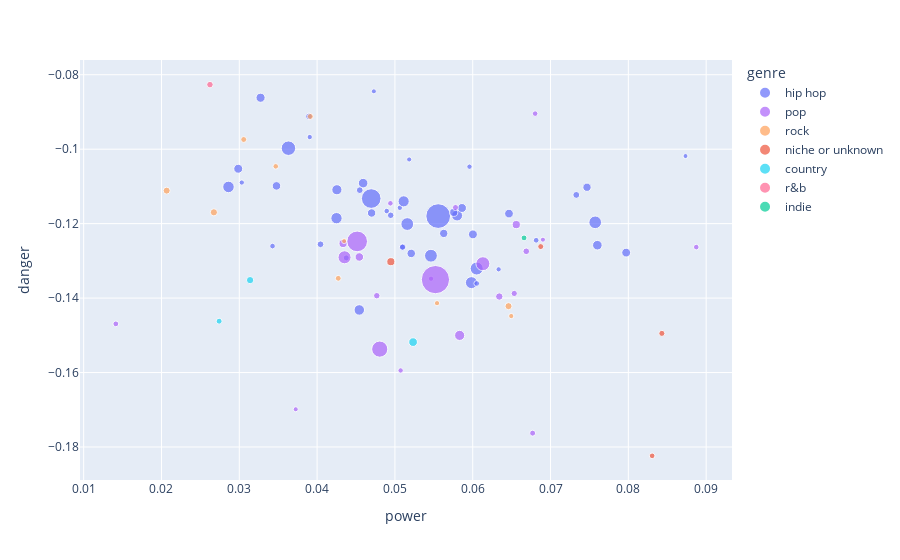

Notebook cell for this chart:
### Code cell
px.scatter(artist_means[artist_means['scored_words']>500], x="power", y="danger", size="scored_words", color='genre', color_discrete_map=color_dict, hover_data=['artist'])

### Figure 1 — Plotly figure (JSON) as saved in the notebook; plotly's stock layout.template omitted (floating-point values rounded to 4 significant figures)
{"data": [{"customdata": [["$uicideboy$"], ["21 Savage"], ["A$AP Rocky"], ["Baby Keem"], ["Brent Faiyaz"], ["Childish Gambino"], ["Coolio"], ["DJ Khaled"], ["Dr. Dre"], ["Drake"], ["Eminem"], ["Fivio Foreign"], ["Frank Ocean"], ["Future"], ["Gunna"], ["J. Cole"], ["JAY-Z"], ["JID"], ["Jack Harlow"], ["Juice WRLD"], ["Kanye West"], ["Kendrick Lamar"], ["Kid Cudi"], ["King Von"], ["Lil Baby"], ["Lil Durk"], ["Lil Nas X"], ["Lil Tjay"], ["Lil Uzi Vert"], ["Lizzo"], ["Mac Miller"], ["Machine Gun Kelly"], ["Megan Thee Stallion"], ["Migos"], ["NAV"], ["Nicki Minaj"], ["Playboi Carti"], ["Polo G"], ["Post Malone"], ["Pusha T"], ["Roddy Ricch"], ["SZA"], ["The Game"], ["The Notorious B.I.G."], ["Trippie Redd"], ["Tyler"], ["XXXTENTACION"], ["Yeat"]], "hovertemplate": "genre=hip hop<br>power=%{x}<br>danger=%{y}<br>scored_words=%{marker.size}<br>artist=%{customdata[0]}<extra></extra>", "legendgroup": "hip hop", "marker": {"color": "#636efa", "size": [2708, 1415, 851, 1486, 1595, 672, 590, 1894, 1499, 7886, 2621, 636, 1448, 3266, 2430, 1626, 658, 938, 3465, 4297, 3368, 12479, 1648, 519, 2933, 967, 1884, 875, 1347, 565, 742, 1649, 1423, 530, 586, 920, 660, 2112, 3330, 2535, 929, 806, 504, 581, 560, 2251, 1709, 1560], "sizemode": "area", "sizeref": 40.87, "symbol": "circle"}, "mode": "markers", "name": "hip hop", "orientation": "v", "showlegend": true, "type": "scatter", "x": [0.02861, 0.07469, 0.05103, 0.0521, 0.07972, 0.06815, 0.05958, 0.04591, 0.03478, 0.04696, 0.04249, 0.04895, 0.04701, 0.07574, 0.05799, 0.06002, 0.03427, 0.03896, 0.06051, 0.03632, 0.05463, 0.05556, 0.05862, 0.04729, 0.05983, 0.07331, 0.07602, 0.04946, 0.05756, 0.03032, 0.04375, 0.02986, 0.05627, 0.05183, 0.05063, 0.04548, 0.06051, 0.04254, 0.05159, 0.05112, 0.04044, 0.05097, 0.08735, 0.03905, 0.06333, 0.04542, 0.03273, 0.06466], "xaxis": "x", "y": [-0.1101, -0.1102, -0.1263, -0.128, -0.1278, -0.1245, -0.1047, -0.1091, -0.1099, -0.1133, -0.1185, -0.1166, -0.1171, -0.1196, -0.1178, -0.1229, -0.126, -0.09119, -0.1321, -0.09973, -0.1286, -0.118, -0.1158, -0.08446, -0.1359, -0.1123, -0.1258, -0.1178, -0.117, -0.109, -0.1292, -0.1053, -0.1226, -0.1028, -0.1158, -0.111, -0.1361, -0.1109, -0.1201, -0.114, -0.1255, -0.1263, -0.1018, -0.09674, -0.1323, -0.1432, -0.08618, -0.1173], "yaxis": "y"}, {"customdata": [["Adele"], ["BLACKPINK"], ["BTS"], ["Beyoncé"], ["Billie Eilish"], ["Calvin Harris"], ["Camila Cabello"], ["Charlie Puth"], ["Coldplay"], ["Conan Gray"], ["Doja Cat"], ["Ed Sheeran"], ["Harry Styles"], ["Isabel LaRosa"], ["Joji"], ["Labrinth"], ["Lana Del Rey"], ["Lewis Capaldi"], ["Olivia Rodrigo"], ["Pharrell Williams"], ["Tate McRae"], ["Taylor Swift"], ["The Weeknd"]], "hovertemplate": "genre=pop<br>power=%{x}<br>danger=%{y}<br>scored_words=%{marker.size}<br>artist=%{customdata[0]}<extra></extra>", "legendgroup": "pop", "marker": {"color": "#ab63fa", "size": [639, 1116, 567, 3984, 1365, 639, 591, 726, 902, 686, 2096, 795, 5337, 522, 1473, 1358, 761, 518, 3468, 637, 852, 16346, 8738], "sizemode": "area", "sizeref": 40.87, "symbol": "circle"}, "mode": "markers", "name": "pop", "orientation": "v", "showlegend": true, "type": "scatter", "x": [0.08873, 0.06341, 0.05464, 0.0613, 0.04334, 0.06802, 0.05073, 0.0677, 0.06688, 0.01413, 0.05832, 0.06533, 0.04805, 0.06902, 0.04543, 0.0656, 0.05779, 0.03725, 0.04353, 0.04942, 0.04767, 0.05521, 0.04515], "xaxis": "x", "y": [-0.1263, -0.1396, -0.1348, -0.1308, -0.1253, -0.09045, -0.1594, -0.1763, -0.1274, -0.1469, -0.15, -0.1388, -0.1537, -0.1243, -0.129, -0.1203, -0.1157, -0.1699, -0.129, -0.1145, -0.1394, -0.135, -0.1248], "yaxis": "y"}, {"customdata": [["Arctic Monkeys"], ["Imagine Dragons"], ["Metallica"], ["My Chemical Romance"], ["Nirvana"], ["Panic! At The Disco"], ["Paramore"], ["Tame Impala"], ["The Neighbourhood"], ["Vance Joy"]], "hovertemplate": "genre=rock<br>power=%{x}<br>danger=%{y}<br>scored_words=%{marker.size}<br>artist=%{customdata[0]}<extra></extra>", "legendgroup": "rock", "marker": {"color": "#FFA15A", "size": [1054, 712, 717, 530, 999, 567, 699, 638, 1023, 564], "sizemode": "area", "sizeref": 40.87, "symbol": "circle"}, "mode": "markers", "name": "rock", "orientation": "v", "showlegend": true, "type": "scatter", "x": [0.02673, 0.03912, 0.03057, 0.04348, 0.02067, 0.05541, 0.04272, 0.03469, 0.0646, 0.06495], "xaxis": "x", "y": [-0.117, -0.09121, -0.0974, -0.1247, -0.1111, -0.1414, -0.1347, -0.1046, -0.1422, -0.1448], "yaxis": "y"}, {"customdata": [["Central Cee"], ["Jessica Darrow"], ["Stephanie Beatriz"], ["Steve Lacy"]], "hovertemplate": "genre=niche or unknown<br>power=%{x}<br>danger=%{y}<br>scored_words=%{marker.size}<br>artist=%{customdata[0]}<extra></extra>", "legendgroup": "niche or unknown", "marker": {"color": "#EF553B", "size": [730, 758, 654, 1334], "sizemode": "area", "sizeref": 40.87, "symbol": "circle"}, "mode": "markers", "name": "niche or unknown", "orientation": "v", "showlegend": true, "type": "scatter", "x": [0.06874, 0.08431, 0.08306, 0.04948], "xaxis": "x", "y": [-0.1262, -0.1495, -0.1824, -0.1302], "yaxis": "y"}, {"customdata": [["Luke Combs"], ["Morgan Wallen"], ["Zach Bryan"]], "hovertemplate": "genre=country<br>power=%{x}<br>danger=%{y}<br>scored_words=%{marker.size}<br>artist=%{customdata[0]}<extra></extra>", "legendgroup": "country", "marker": {"color": "#19d3f3", "size": [728, 1556, 1087], "sizemode": "area", "sizeref": 40.87, "symbol": "circle"}, "mode": "markers", "name": "country", "orientation": "v", "showlegend": true, "type": "scatter", "x": [0.02741, 0.05234, 0.03139], "xaxis": "x", "y": [-0.1462, -0.1518, -0.1352], "yaxis": "y"}, {"customdata": [["Michael Jackson"]], "hovertemplate": "genre=r&b<br>power=%{x}<br>danger=%{y}<br>scored_words=%{marker.size}<br>artist=%{customdata[0]}<extra></extra>", "legendgroup": "r&b", "marker": {"color": "#FF6692", "size": [864], "sizemode": "area", "sizeref": 40.87, "symbol": "circle"}, "mode": "markers", "name": "r&b", "orientation": "v", "showlegend": true, "type": "scatter", "x": [0.02623], "xaxis": "x", "y": [-0.08266], "yaxis": "y"}, {"customdata": [["TV Girl"]], "hovertemplate": "genre=indie<br>power=%{x}<br>danger=%{y}<br>scored_words=%{marker.size}<br>artist=%{customdata[0]}<extra></extra>", "legendgroup": "indie", "marker": {"color": "#00cc96", "size": [699], "sizemode": "area", "sizeref": 40.87, "symbol": "circle"}, "mode": "markers", "name": "indie", "orientation": "v", "showlegend": true, "type": "scatter", "x": [0.06659], "xaxis": "x", "y": [-0.1238], "yaxis": "y"}], "layout": {"legend": {"itemsizing": "constant", "title": {"text": "genre"}, "tracegroupgap": 0}, "margin": {"t": 60}, "xaxis": {"anchor": "y", "domain": [0, 1], "title": {"text": "power"}}, "yaxis": {"anchor": "x", "domain": [0, 1], "title": {"text": "danger"}}}}
